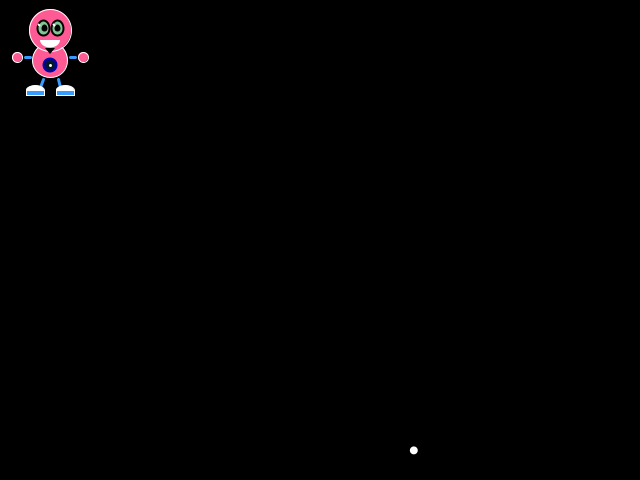
Frame 1 (no input)
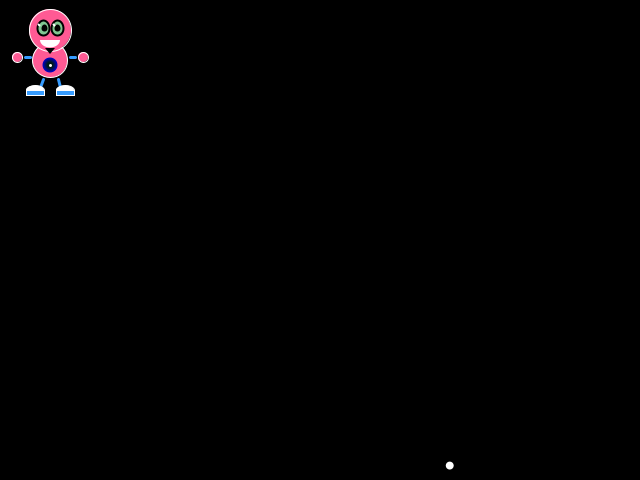
Frame 60 (the mouse pressed at the canvas centre just before this capture)
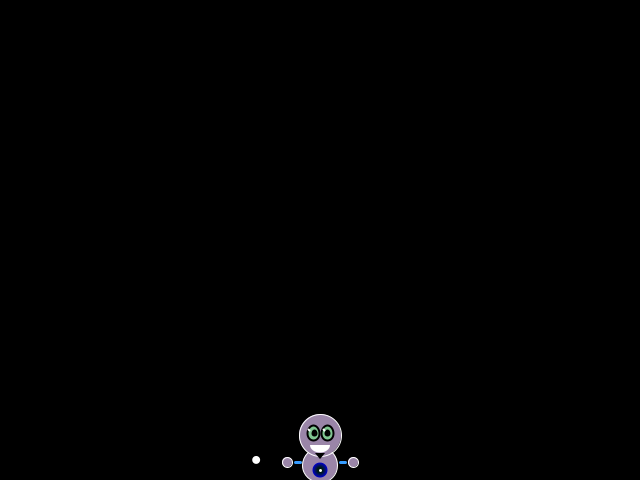
Frame 120 (the mouse held since frame 60 and released just before this capture)

The Processing sketch that drew these frames (run headless with seeded random() and noise(); from frame 60 on, the mouse is pressed at the canvas centre):

// Processing sketch: processing_49123
// ── processing_49123.pde

float x = 50;
float y = 50;
float diam = 70;
float r = 255;
float g = 90;
float b = 148;
boolean count = true;
float speed = 0;
float gravity = .1;

void setup() {
  size(640,480);
  smooth();
  ellipseMode(CENTER);
  rectMode(CENTER);
  
}

void draw() {
  background(0);
  
  //body
  stroke(255);
  strokeWeight(1);
  fill(r,g,b);
  ellipse(x,y+10,35,35);
  ellipse(x,y-20,42,42);
  
  //arm ends
  ellipse(x-33,y+7,10,10);
  ellipse(x+33,y+7,10,10);
  
  //mouth
  fill(255);
  noStroke();
  arc(x,y-10,20,15,0,PI);
  
  //eyes
  fill(#80C691);
  stroke(0);
  strokeWeight(2);
  ellipse(x-7,y-22,12,15);
  ellipse(x+7,y-22,12,15);
  fill(0);
  ellipse(x-6,y-22,4,5);
  ellipse(x+7,y-22,4,5);
  stroke(255);
  line(x-12,y-26,x-11,y-25);
  line(x+3,y-26,x+4,y-25);
  
  //arms and legs
  stroke(#369CFF);
  strokeWeight(3);
  line(x-7,y+29,x-10,y+37); 
  line(x+8,y+29,x+10,y+37);
  line(x-20,y+7,x-25,y+7);
  line(x+20,y+7,x+25,y+7);
  
  //belly button
  noStroke();
  fill(#FFB2C9);
  
  for(int i = 0; i<10; i++){
    fill(0, 3*i, 200-20*i);
    ellipse(x,y+15,15-i,15-i);
  }
  stroke(255);
  strokeWeight(3);
  point(x,y+15);
  
  
  //feet
  strokeWeight(1);
  fill(255);
  ellipse(x-15,y+40,18,9);
  ellipse(x+15,y+40,18,9);
  fill(#369CFF);
  rect(x-15,y+43,18,5);
  rect(x+15,y+43,18,5);
  
  //moustache
  fill(0);
  noStroke();
  triangle(x-5,y-2,x+5,y-2,x,y+4);
  
  //make the guy bounce around
   if(!count) {
     y = y+speed;
     x = pmouseX;
     speed = speed + gravity;
     if(y> height){
       speed = speed * -.92;
     }
   }
   
  //bugs
  fill(255);
  noStroke();
  
  float snowX = random(640);
  float snowY = random(440,480);
  ellipse(snowX, snowY, 5, 5);
  ellipse(snowX, snowY, 8, 8);
    
}

void mousePressed() {
  if(count) {
    r = random(255);
    g = random(255);
    b = random(255);
    speed = 5;
  } 
  count = !count;
 
}
